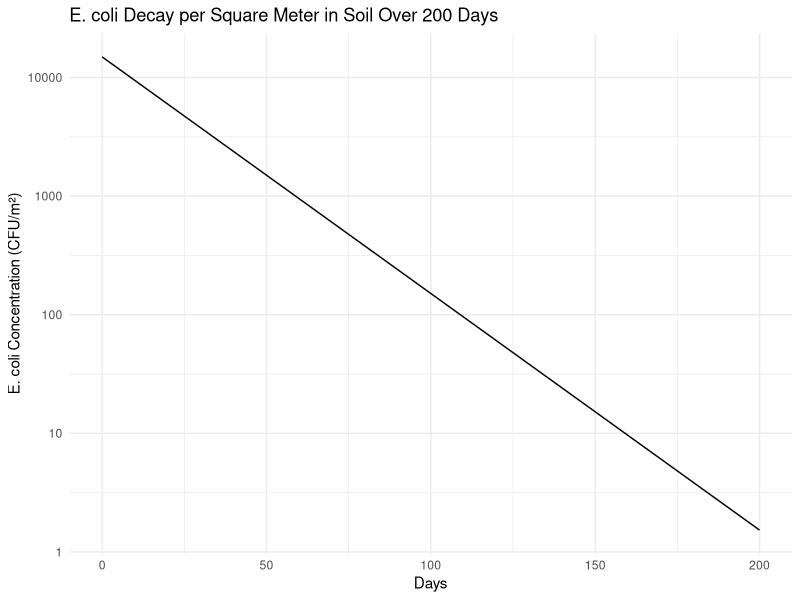

Here is the R script that generated this plot:
# SOIL MODEL #


library(tidyverse)

# Decay rates from studies (k values)
results <- c(
  0.083117706,  # Habteselassie et al.
  0.074276938,  # Islam et al.
  0.067798339,  # Merchant et al.
  0.063084523,  # Pang et al.
  0.009767825,  # Overbeek M0611H
  0.011912521,  # Overbeek M0611L
  0.011537529   # Sharma et al.
)

# Calculate the mean decay rate from the results
# We could discuss this and find a better way
decay_mean <- mean(results)

# Input parameters from farm module
e_coli_concentration <- 1.6 * 10^4  # CFU/g, mean E. coli concentration in manure
std_dev <- 0.02 * 10^4  # Standard deviation

# Assumed
manure_application_rate <- 2  # kg/m2 - 2 kg per square meter

# Time period (days)
days <- 0:200  # From day 0 to day 200

# Total field area (m²)
field_area <- 4000  # Example field area

# Soil properties
soil_depth_m <- 0.1  # Depth of the topsoil layer where manure is mixed (in meters) - https://www.mdpi.com/2073-4395/14/2/278
soil_bulk_density <- 1.47  # g/cm³ -  https://extension.okstate.edu/fact-sheets/basics-of-soil-bulk-density.html
soil_bulk_density_kg_per_m3 <- soil_bulk_density * 1000  # Convert to kg/m³

# Calculate soil volume and mass per square meter
soil_volume_per_m2 <- soil_depth_m * 1  # Volume of soil per m² (in cubic meters)
soil_mass_per_m2 <- soil_volume_per_m2 * soil_bulk_density_kg_per_m3  # Mass of soil per m² (in kg)

# Calculate total manure applied per square meter (g/m2)
manure_applied_per_m2_grams <- manure_application_rate * 1000  # kg/m² to g/m²

# Simulate random E. coli concentrations per square meter based on mean and std deviation
n_simulations <- 1000  # Number of simulations to run
e_coli_concentrations_per_gram <- rnorm(n_simulations, e_coli_concentration, std_dev) # CFU/g manure

# Adjust initial E. coli load based on dilution with soil, per square meter
initial_e_coli_per_m2 <- e_coli_concentrations_per_gram * manure_applied_per_m2_grams / (soil_mass_per_m2 + manure_applied_per_m2_grams) # cfu/m2 field

# Function to calculate E. coli concentration over time per m² using the mean decay rate
calculate_decay <- function(initial_concentration, decay_rate, days) {
  initial_concentration * exp(-decay_rate * days)
}

# Dataframe to store the decay data over time using the mean decay rate for multiple simulations
decay_data <- tibble(
  simulation = rep(1:n_simulations, each = length(days)),
  day = rep(days, times = n_simulations),
  e_coli_concentration_per_m2 = unlist(lapply(initial_e_coli_per_m2, function(init_conc) calculate_decay(init_conc, decay_mean, days))),
  total_e_coli_on_field = e_coli_concentration_per_m2 * field_area  # Total E. coli on the field
)

# Results decay model
results_summary <- decay_data %>%
  group_by(day) %>%
  summarise(
    mean_e_coli_concentration_per_m2 = mean(e_coli_concentration_per_m2),
    std_e_coli_concentration_per_m2 = sd(e_coli_concentration_per_m2),
    mean_total_e_coli_on_field = mean(total_e_coli_on_field),
    std_total_e_coli_on_field = sd(total_e_coli_on_field)
  )

ggplot(results_summary, aes(x = day, y = mean_e_coli_concentration_per_m2)) +
  geom_line() +
  labs(title = "E. coli Decay per Square Meter in Soil Over 200 Days",
       x = "Days",
       y = "E. coli Concentration (CFU/m²)",
       color = "Study") +
  theme_minimal() +
  scale_y_log10()  # Log scale for CFU concentrations
